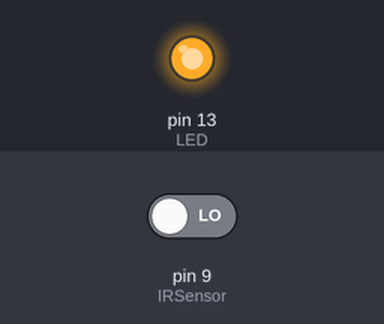
A sketch run on a simulated Arduino Uno, built with avr-gcc and run on an emulated ATmega328P. Parts: output pins drawn as LEDs (lit = HIGH). The inputs (shaded band) are chosen by the test bench; at power-on: pin 9 (IRSensor) LOW.

Above: at 1.2 s.
1.3 s: pin 9 (IRSensor) driven HIGH
At 1.9 s:
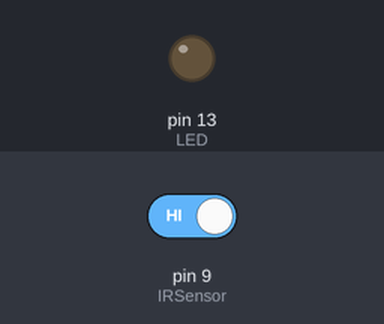
2.8 s: pin 9 (IRSensor) driven LOW
At 4.2 s:
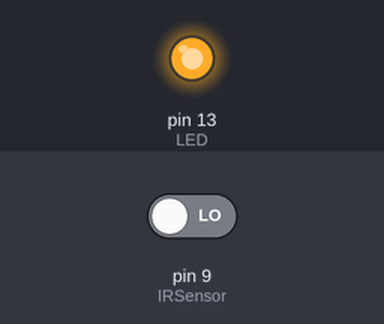
Timing chart, 0 to 5.8 s (numbered marks = the images above; inputs shaded):
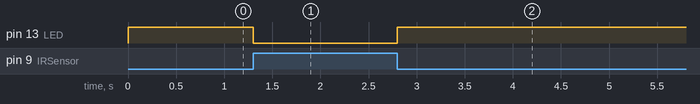

The sketch:

IR_SENSOR.ino
```cpp
int IRSensor = 9; // connect ir sensor module to Arduino pin 9
int LED = 13; // conect LED to Arduino pin 13

void setup()
{
  pinMode(IRSensor, INPUT); // IR Sensor pin INPUT
  pinMode(LED, OUTPUT); // LED Pin Output
}

void loop()
{
  int sensorStatus = digitalRead(IRSensor); // Set the GPIO as Input
  if (sensorStatus == 1){ // Check if the pin high or not
    // if the pin is high turn off the onboard Led
    digitalWrite(LED, LOW); // LED LOW Motion Ended

  }
  else{
    //else turn on the onboard LED
    digitalWrite(LED, HIGH); // LED High Motion Detected
  }
}
```

Measured:
- after the input at 1.3 s, pin 13 (LED): HIGH → LOW at once
- after the input at 2.8 s, pin 13 (LED): LOW → HIGH at once
